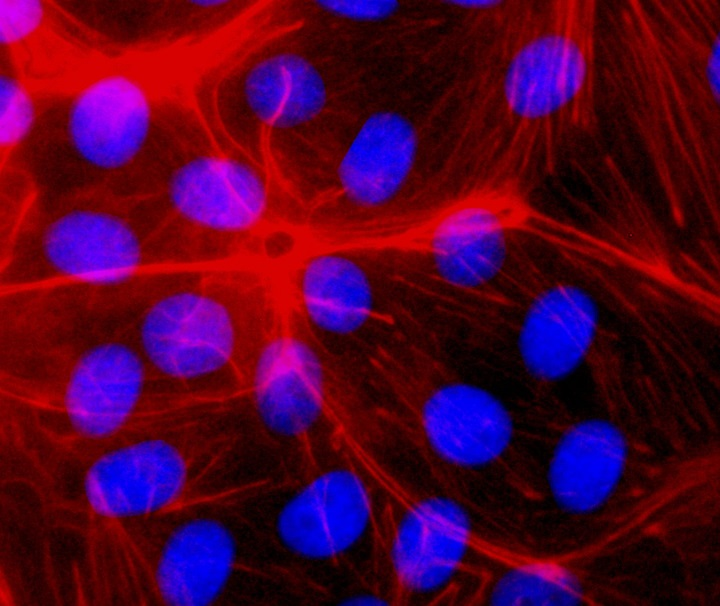
#> input picture images/cells3.jpg, 720 x 606 px
$ python assignment1b.py   (older library calls are emulated)
#> lines starting #> are read from the running program, lines starting #| are printed output that depends on the picture
"""
Author: Katelyn Van Dyke
Date: 8 Feb 2024
Course: Computer Vision
Professor: Dr. Feliz Bunyak Ersoy
Description: Edge detection with color structure tensor
"""


import cv2
import numpy as np
import matplotlib.pyplot as plt
import os


# Load the image
image = cv2.imread('../images/cells3.jpg')
#> image is the input picture: shape (606, 720, 3); mean B, G, R 44.9, 1.1, 81.1

# Create a data folder
output_folder = '../data'
os.makedirs(output_folder, exist_ok=True)

# Compute gaussian derivatives using Sobel filters
ix = cv2.Sobel(image, cv2.CV_64F, 1, 0, ksize=3, scale=10)
iy = cv2.Sobel(image, cv2.CV_64F, 0, 1, ksize=3, scale=10)
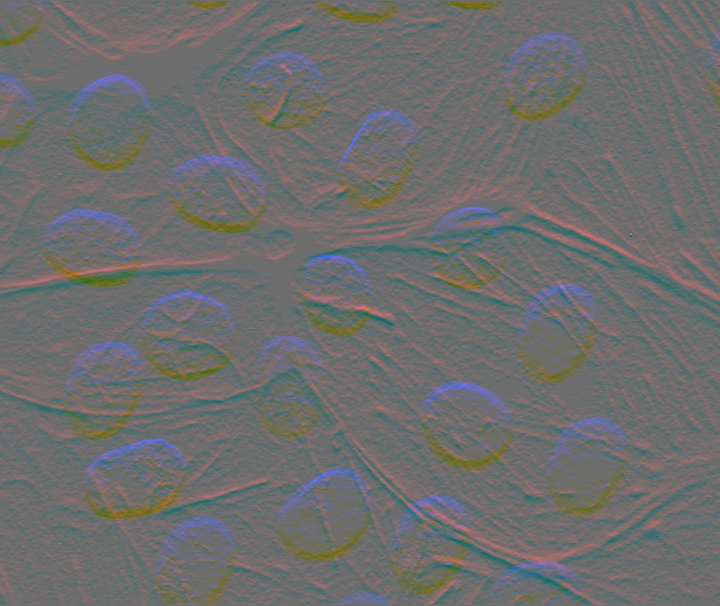
#> iy: shape (606, 720, 3) float64; mean B, G, R -2.8, 0, -6.4; drawn with min black and max white

# Display Ix and Iy for each channel
for i in range(3):
    plt.figure()
    plt.imshow(ix[:, :, i], cmap='gray'), plt.title(f'Ix - Channel {i}')
    plt.savefig(f'../data/ix-{i}.png')
    plt.figure()
    plt.imshow(iy[:, :, i], cmap='gray'), plt.title(f'Iy - Channel {i}')
    plt.savefig(f'../data/iy-{i}.png')

# Compute 2D Color Structure Tensor
j11 = ix[:, :, 0] * ix[:, :, 0] + iy[:, :, 0] * iy[:, :, 0]
j12 = ix[:, :, 0] * ix[:, :, 1] + iy[:, :, 0] * iy[:, :, 1]
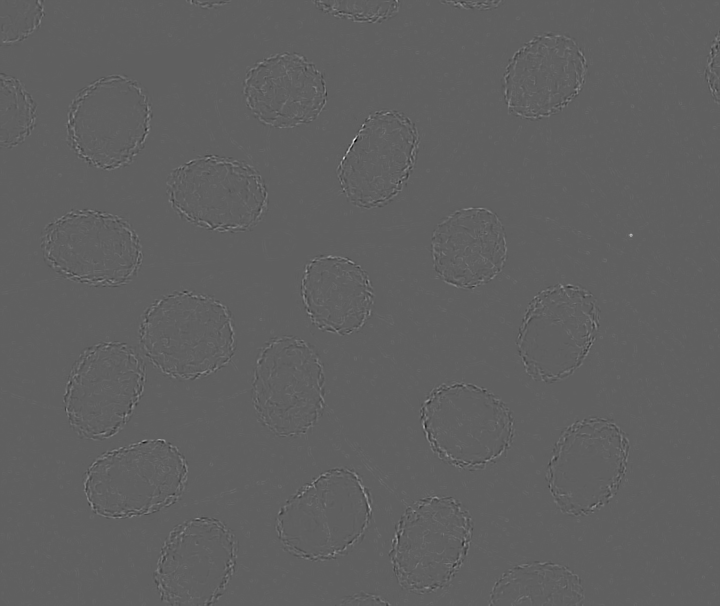
#> j12: shape (606, 720) float64; min -1002400, max 1669200, mean 5684.9; drawn with min black and max white
j21 = ix[:, :, 1] * ix[:, :, 0] + iy[:, :, 1] * iy[:, :, 0]
j22 = ix[:, :, 1] * ix[:, :, 1] + iy[:, :, 1] * iy[:, :, 1]
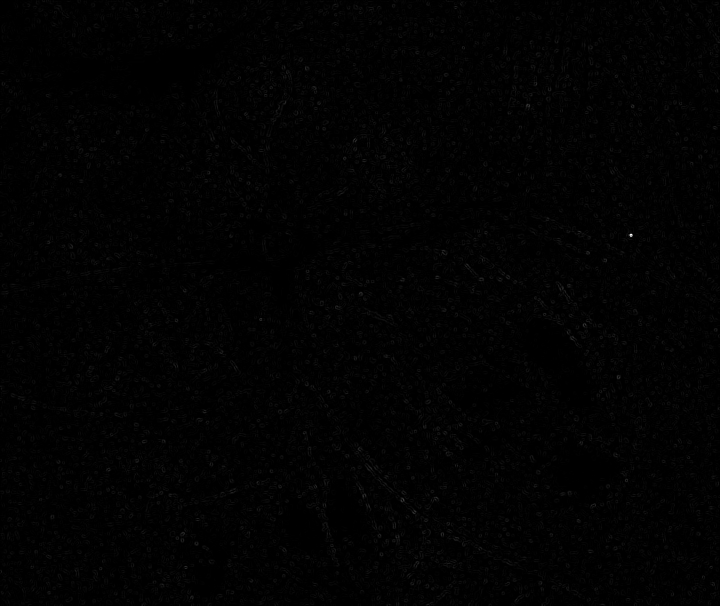
#> j22: shape (606, 720) float64; min 0, max 712400, mean 6928.6; drawn with min black and max white

# Compute and display elements of 2D Color Structure Tensor
plt.figure()
plt.imshow(j11, cmap='gray'), plt.title('2D Color Structure Tensor - J11')
plt.savefig('../data/2dcolstruct-j11.png')
plt.figure()
plt.imshow(j12, cmap='gray'), plt.title('2D Color Structure Tensor -nJ12')
plt.savefig('../data/2dcolstruct-j12.png')
plt.figure()
plt.imshow(j21, cmap='gray'), plt.title('2D Color Structure Tensor - J21')
plt.savefig('../data/2dcolstruct-j21.png')
plt.figure()
plt.imshow(j22, cmap='gray'), plt.title('2D Color Structure Tensor - J22')
plt.savefig('../data/2dcolstruct-j22.png')

# Compute and display trace of 2D Color Structure Tensor
plt.figure()
trace_jc = j11 + j22
plt.imshow(trace_jc, cmap='gray'), plt.title('Trace(Jc)')
plt.imshow(trace_jc, cmap='gray'), plt.title('Scalar Edge Indicator (Trace(Jc))')
plt.savefig('../data/tracejc.png')

# Convert to greyscale
gray_image = cv2.cvtColor(image, cv2.COLOR_BGR2GRAY)
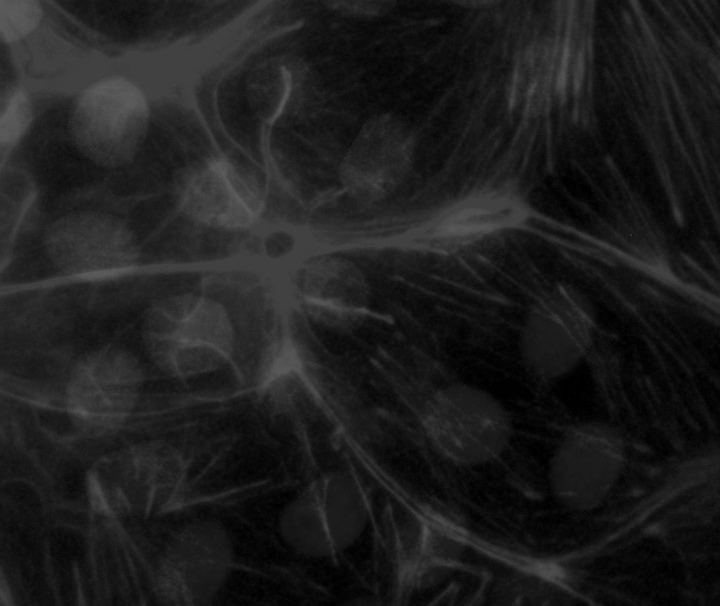
#> gray_image: shape (606, 720); min 0, max 92, mean 30

# Compute gaussian derivatives using Sobel filters
gray_ix = cv2.Sobel(gray_image, cv2.CV_64F, 1, 0, ksize=3, scale=10)
gray_iy = cv2.Sobel(gray_image, cv2.CV_64F, 0, 1, ksize=3, scale=10)
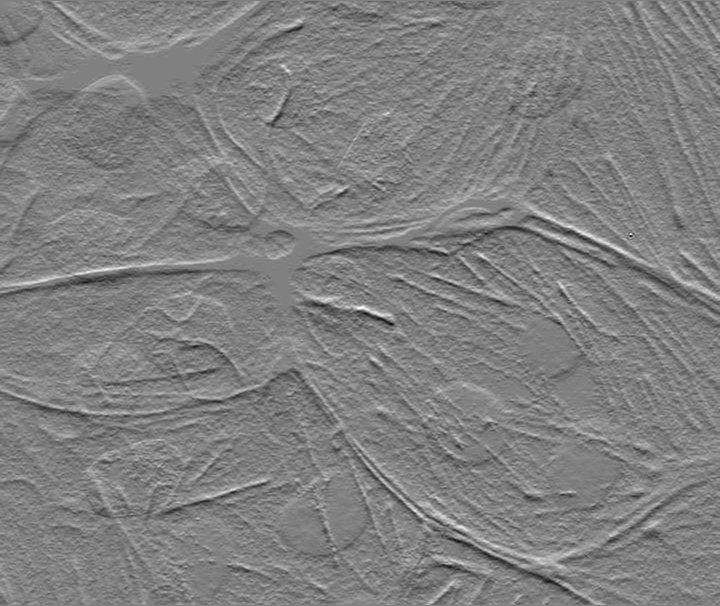
#> gray_iy: shape (606, 720) float64; min -970, max 950, mean -2.2; drawn with min black and max white

# Compute and display gradient magnitude
plt.figure()
gradient_magnitude = np.sqrt(gray_ix**2 + gray_iy**2)
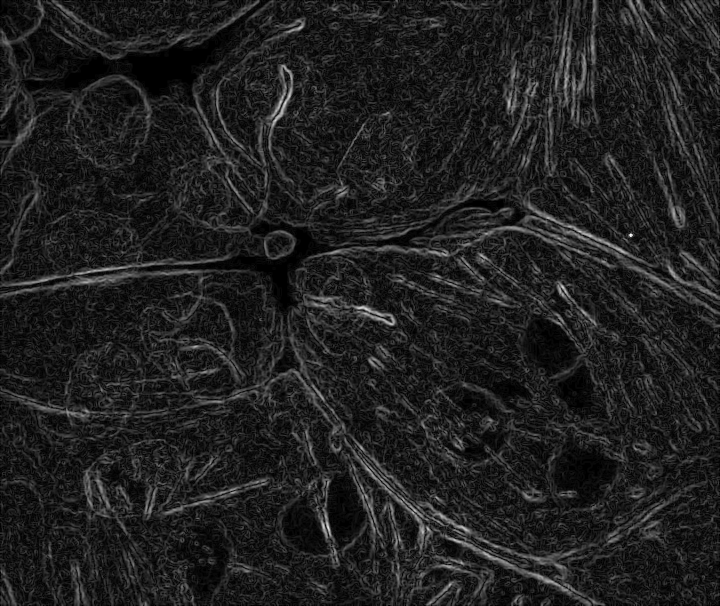
#> gradient_magnitude: shape (606, 720) float64; min 0, max 1176.9, mean 149.5; drawn with min black and max white
plt.imshow(gradient_magnitude, cmap='gray'), plt.title('Gradient Magnitude')
plt.savefig('../data/gradmag.png')
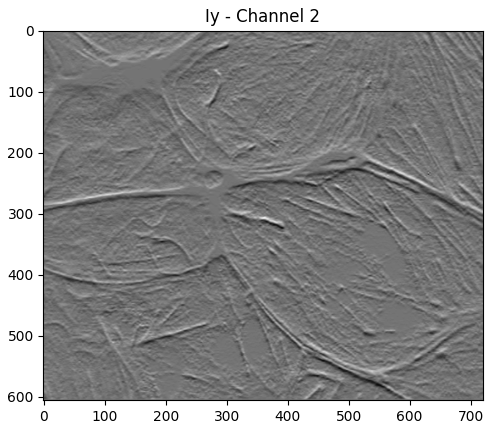
#> figure drawn by matplotlib, 1 panel
